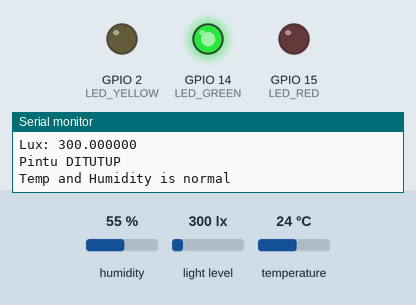
Bench run of a program on a simulated ESP32. On the bench: output pins drawn as LEDs (lit = HIGH), the last lines printed to the serial monitor. The inputs (shaded band) are chosen by the test bench; at power-on: humidity 55 %, temperature 24 °C, light level 300 lx. WiFi joins after 1.5 s; servers stay silent unless stated; no MQTT or app messages arrive unless stated.

Above: at 6.0 s.
6.1 s: humidity set to 61 %
At 8.7 s:
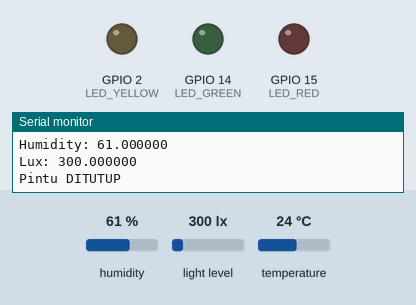
9.1 s: temperature set to 27 °C
10.9 s: temperature set to 30 °C
At 12.6 s:
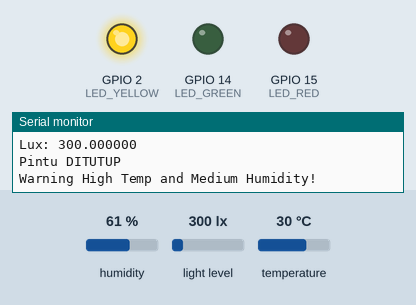
13.2 s: humidity set to 88 %
At 14.2 s:
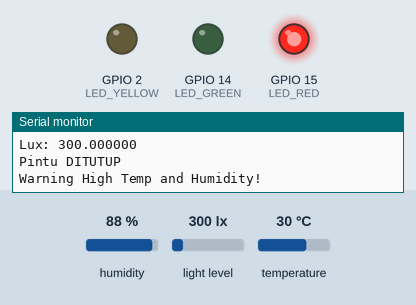
Timing chart, 0 to 16.2 s (numbered marks = the images above; inputs shaded):
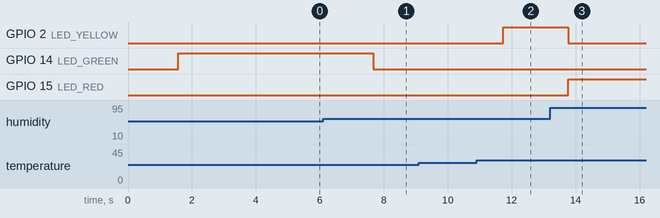

The program:

main.cpp
```cpp
#include <Arduino.h>
#include <WiFi.h>
#include <PubSubClient.h>
#include <Ticker.h>
#include <Adafruit_Sensor.h>
#include <DHT.h>
#include <BH1750.h>

#define LED_RED 15
#define LED_YELLOW 2
#define LED_GREEN 14

#define DHTPIN 16
#define DHTTYPE DHT11

#define SDA_PIN 21
#define SCL_PIN 22

#define WIFI_SSID "hotspot1"
#define WIFI_PASSWORD "12345678"

#define MQTT_BROKER "broker.emqx.io"
#define MQTT_TOPIC_PUBLISH "esp32_robb/data"
#define MQTT_TOPIC_SUBSCRIBE "esp32_robb/cmd"

DHT dht(DHTPIN, DHTTYPE);

Ticker timerPublish;
Ticker timerMqtt;
char g_szDeviceId[30];

float temperature = 0;
float humidity = 0;
float lux = 0;

WiFiClient espClient;
PubSubClient mqtt(espClient);

BH1750 lightMeter(0x23);

void WifiConnect()
{
  WiFi.begin(WIFI_SSID, WIFI_PASSWORD);
  Serial.print("Connecting to WiFi");
  while (WiFi.status() != WL_CONNECTED)
  {
    delay(500);
    Serial.print(".");
  }
  Serial.println();
  Serial.print("Connected, IP address: ");
  Serial.println(WiFi.localIP());
}

void WarningLed()
{
  dht.begin();
  lightMeter.begin(BH1750::ONE_TIME_HIGH_RES_MODE, 0x23, &Wire);

  temperature = dht.readTemperature();
  humidity = dht.readHumidity();
  lux = lightMeter.readLightLevel();

  Serial.printf("Temperature: %2f\n", temperature);
  Serial.printf("Humidity: %2f\n", humidity);
  Serial.printf("Lux: %2f\n", lux);

  // Warning Lux
  if (lux > 400)
  {
    Serial.println("Pintu DIBUKA");
  }
  else
  {
    Serial.println("Pintu DITUTUP");
  }

  if (isnan(humidity) || isnan(temperature))
  {
    Serial.println("Failed to read from DHT sensor!");
    return;
  }

  // Warning Temperature and Humidity
  if (temperature > 28 && humidity > 80)
  {
    digitalWrite(LED_RED, HIGH);
    Serial.println("Warning High Temp and Humidity!");
  }
  else
  {
    digitalWrite(LED_RED, LOW);
  }
  if (temperature > 28 && humidity > 60 && humidity < 80)
  {
    digitalWrite(LED_YELLOW, HIGH);
    Serial.println("Warning High Temp and Medium Humidity!");
  }
  else
  {
    digitalWrite(LED_YELLOW, LOW);
  }
  if (temperature < 28 && humidity < 60)
  {
    digitalWrite(LED_GREEN, HIGH);
    Serial.println("Temp and Humidity is normal");
  }
  else
  {
    digitalWrite(LED_GREEN, LOW);
  }
  delay(1000);
}

void callback(char *topic, byte *payload, unsigned int length)
{
  Serial.print("Message arrived [");
  Serial.print(topic);
  Serial.print("]: ");

  for (int i = 0; i < length; i++)
  {
    Serial.print((char)payload[i]);
  }

  Serial.println();
}

void reconnect()
{
  while (!mqtt.connected())
  {
    Serial.print("Connecting to MQTT");
    if (mqtt.connect(g_szDeviceId))
    {
      Serial.println("Connected to MQTT broker");
      mqtt.subscribe(MQTT_TOPIC_SUBSCRIBE);
    }
    else
    {
      Serial.print("failed, rc=");
      Serial.print(mqtt.state());
      delay(2000);
    }
  }
}

void setup()
{
  Serial.begin(115200);
  Wire.begin(SDA_PIN, SCL_PIN);

  if (!lightMeter.begin(BH1750::ONE_TIME_HIGH_RES_MODE, 0x23, &Wire))
  {
    Serial.println("Error initialising BH1750");
  }

  WifiConnect();
  mqtt.setServer(MQTT_BROKER, 1883);
  mqtt.setCallback(callback);

  while (!mqtt.connected())
  {
    String clientId = "esp32_robb";
    if (mqtt.connect(clientId.c_str()))
    {
      Serial.println("connected");
    }
    else
    {
      Serial.print("failed with state ");
      Serial.print(mqtt.state());
      delay(2000);
    }
  }

  mqtt.publish(MQTT_TOPIC_PUBLISH, "Hello from esp32_robb");
  mqtt.subscribe(MQTT_TOPIC_SUBSCRIBE);

  dht.begin();
  pinMode(LED_RED, OUTPUT);
  pinMode(LED_YELLOW, OUTPUT);
  pinMode(LED_GREEN, OUTPUT);
}

void loop()
{
  WarningLed();

  if (!mqtt.connected())
  {
    reconnect();
  }

  unsigned long currentMillis = millis();

  static unsigned long previousLuxMillis = 0;
  if (currentMillis - previousLuxMillis >= 4000)
  {
    mqtt.publish(MQTT_TOPIC_PUBLISH, String(lux).c_str());
    previousLuxMillis = currentMillis;
  }

  static unsigned long previousTemperatureMillis = 0;
  if (currentMillis - previousTemperatureMillis >= 5000)
  {
    mqtt.publish(MQTT_TOPIC_PUBLISH, String(temperature).c_str());
    previousTemperatureMillis = currentMillis;
  }

  static unsigned long previousHumidityMillis = 0;
  if (currentMillis - previousHumidityMillis >= 6000)
  {
    mqtt.publish(MQTT_TOPIC_PUBLISH, String(humidity).c_str());
    previousHumidityMillis = currentMillis;
  }

  mqtt.loop();
}
```

Measured:
- the behaviour switches between 59 and 60 % on humidity (found by bisection; images 0 and 1)
- the behaviour switches between 28 and 29 °C on temperature (found by bisection; images 1 and 2)
- after the input at 6.1 s, GPIO 14 (LED_GREEN): HIGH → LOW after 1.6 s
- after the input at 10.9 s, GPIO 2 (LED_YELLOW): LOW → HIGH after 0.83 s
- after the input at 13.2 s, GPIO 2 (LED_YELLOW): HIGH → LOW after 0.57 s; GPIO 15 (LED_RED): LOW → HIGH after 0.56 s
